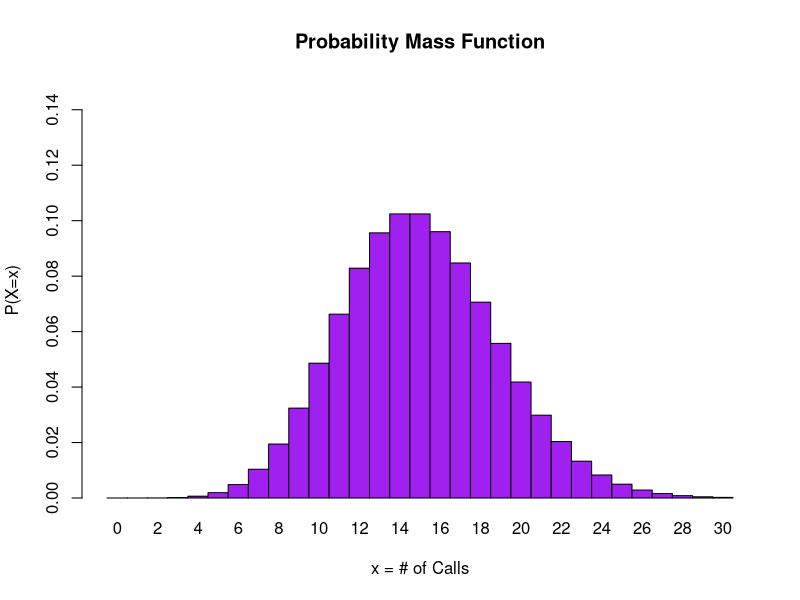
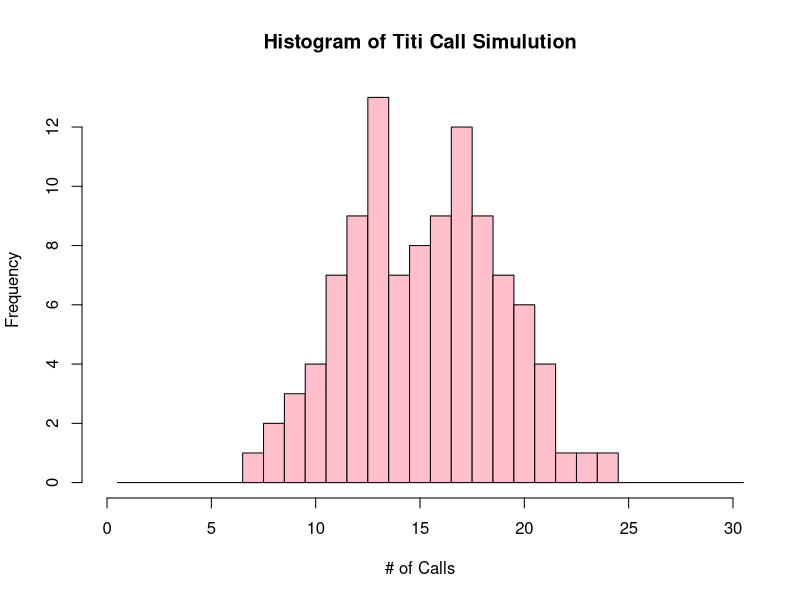

Generate these figures, in order, with R:
## ---- chunk 1
1 - ppois(8, 15) # P(calls > 8) = 1 - P(calls <= 8)
## ---- chunk 2
dpois(0, 15) # P(calls = 0)
## ---- chunk 3
dpois(3, 15)
## ---- chunk 4
barplot(dpois(x=0:30, lambda=15), ylim=c(0,0.15), space=0, names.arg=0:30, col = "purple", ylab="P(X=x)", xlab="x = # of Calls", main = "Probability Mass Function")
## ---- chunk 5
set.seed(1) # seed makes sure same random numbers will be generated
simulation <- rpois(104, 15) # simulation with 104 random samples
simulation # print simulation results
summary(simulation)
## ---- chunk 6
hist(simulation, breaks = seq(0.5,30.5, by = 1), xlim = c(0,30), xlab = "# of Calls", ylab = "Frequency", col = "pink", main = "Histogram of Titi Call Simulution")
